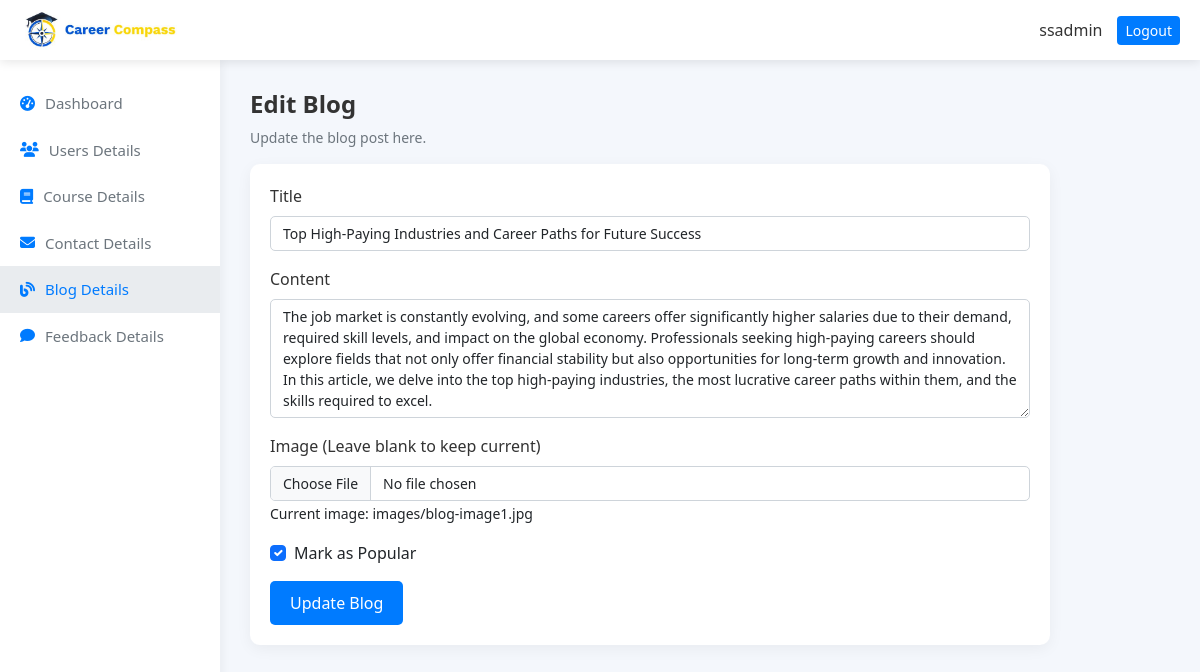
Before: /Admin/edit_blog.php?id=1 (signed in) with the older database file.
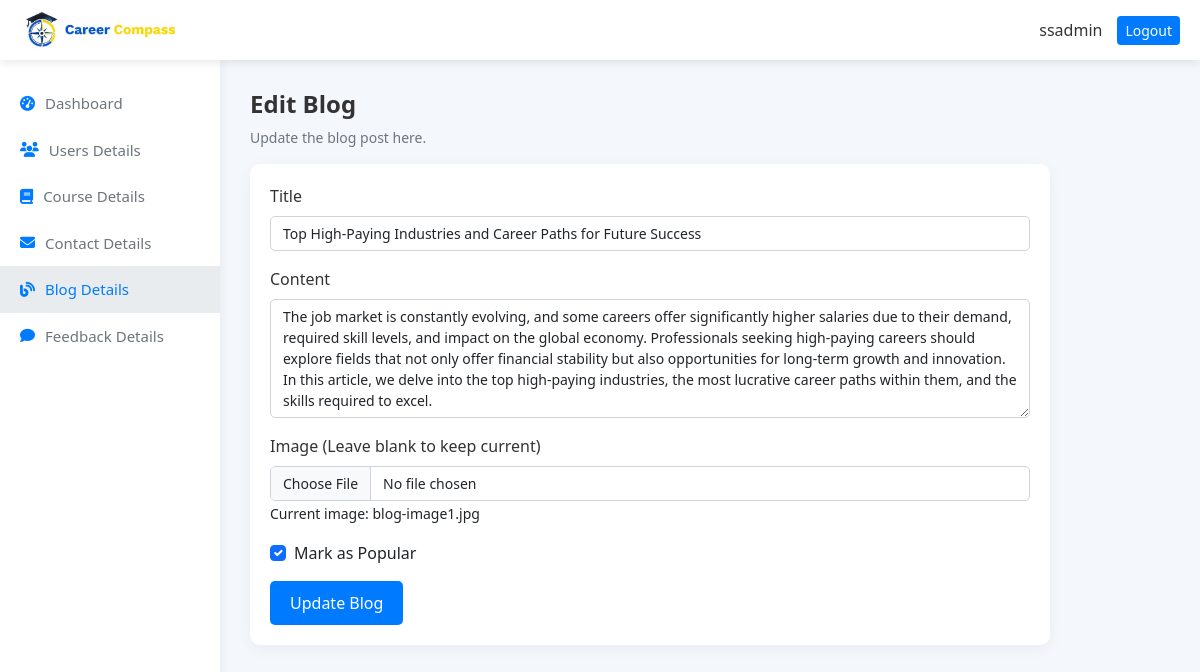
After: the same page with the newer database file.
### tables this page shows
CREATE TABLE `blog` (
  `id` int(11) NOT NULL,
  `title` varchar(255) NOT NULL,
  `content` text NOT NULL,
  `image` varchar(255) NOT NULL,
  `created_at` datetime NOT NULL DEFAULT current_timestamp(),
  `views` int(11) DEFAULT 0,
  `is_popular` tinyint(1) DEFAULT 0
);

### Admin/edit_blog.php (the view, shortened to what this page needs)
<?php
$conn = new mysqli("localhost", "root", "", "career_compass");
$blog_id = $_GET['id'];
$result = $conn->query("SELECT * FROM blog WHERE id = $blog_id");
$blog = $result->fetch_assoc();
?>
<!DOCTYPE html>
<html lang="en">
<head>
    <link href="https://cdn.jsdelivr.net/npm/bootstrap@5.3.0/dist/css/bootstrap.min.css" rel="stylesheet">
    <link rel="stylesheet" href="https://cdnjs.cloudflare.com/ajax/libs/font-awesome/6.4.0/css/all.min.css">
</head>
<body>
    <div class="header">
        <img src="../images/cclogo.jpg" alt="Career Compass Logo">
        <div class="admin-info">
            <span>ssadmin</span>
            <a href="logout.php" class="btn btn-sm">Logout</a>
        </div>
    </div>
    <div class="sidebar">
        <a href="index.php"><i class="fas fa-tachometer-alt"></i> Dashboard</a>
        <a href="users_details.php"><i class="fas fa-users"></i> Users Details</a>
        <a href="course_details.php"><i class="fas fa-book"></i> Course Details</a>
        <a href="contact_details.php"><i class="fas fa-envelope"></i> Contact Details</a>
        <a href="blog_details.php" class="active"><i class="fas fa-blog"></i> Blog Details</a>
        <a href="feedback_details.php"><i class="fas fa-comment"></i> Feedback Details</a>
    </div>
    <div class="content">
        <h2>Edit Blog</h2>
        <p>Update the blog post here.</p>
        <div class="form-container">
            <form method="POST" enctype="multipart/form-data">
                <div class="mb-3">
                    <label for="title" class="form-label">Title</label>
                    <input type="text" class="form-control" id="title" name="title" value="<?php echo htmlspecialchars($blog['title']); ?>" required>
                </div>
                <div class="mb-3">
                    <label for="content" class="form-label">Content</label>
                    <textarea class="form-control" id="content" name="content" rows="5" required><?php echo htmlspecialchars($blog['content']); ?></textarea>
                </div>
                <div class="mb-3">
                    <label for="image" class="form-label">Image (Leave blank to keep current)</label>
                    <input type="file" class="form-control" id="image" name="image">
                    <small>Current image: <?php echo htmlspecialchars($blog['image']); ?></small>
                </div>
                <div class="mb-3 form-check">
                    <input type="checkbox" class="form-check-input" id="is_popular" name="is_popular" <?php echo $blog['is_popular'] ? 'checked' : ''; ?>>
                    <label class="form-check-label" for="is_popular">Mark as Popular</label>
                </div>
                <button type="submit" class="btn btn-submit">Update Blog</button>
            </form>
        </div>
    </div>
</body>
</html>

Changed rows visible on the page:
changed blog "Top High-Paying Industries and Career Paths for Future Success": image "images/blog-image1.jpg" → "blog-image1.jpg"
